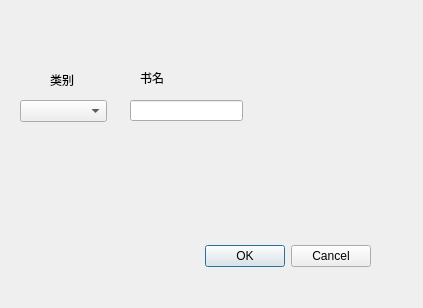
<?xml version="1.0" encoding="UTF-8"?>
<ui version="4.0">
 <class>AddBook</class>
 <widget class="QDialog" name="AddBook">
  <property name="geometry">
   <rect>
    <x>0</x>
    <y>0</y>
    <width>423</width>
    <height>308</height>
   </rect>
  </property>
  <property name="windowTitle">
   <string>Dialog</string>
  </property>
  <widget class="QDialogButtonBox" name="buttonBox">
   <property name="geometry">
    <rect>
     <x>30</x>
     <y>240</y>
     <width>341</width>
     <height>32</height>
    </rect>
   </property>
   <property name="orientation">
    <enum>Qt::Horizontal</enum>
   </property>
   <property name="standardButtons">
    <set>QDialogButtonBox::Cancel|QDialogButtonBox::Ok</set>
   </property>
  </widget>
  <widget class="QLineEdit" name="bookName">
   <property name="geometry">
    <rect>
     <x>130</x>
     <y>100</y>
     <width>113</width>
     <height>21</height>
    </rect>
   </property>
  </widget>
  <widget class="QComboBox" name="comboBox">
   <property name="geometry">
    <rect>
     <x>20</x>
     <y>100</y>
     <width>87</width>
     <height>22</height>
    </rect>
   </property>
  </widget>
  <widget class="QLabel" name="label">
   <property name="geometry">
    <rect>
     <x>50</x>
     <y>70</y>
     <width>72</width>
     <height>20</height>
    </rect>
   </property>
   <property name="text">
    <string>类别</string>
   </property>
  </widget>
  <widget class="QLabel" name="label_2">
   <property name="geometry">
    <rect>
     <x>140</x>
     <y>70</y>
     <width>72</width>
     <height>15</height>
    </rect>
   </property>
   <property name="text">
    <string>书名</string>
   </property>
  </widget>
 </widget>
 <resources/>
 <connections>
  <connection>
   <sender>buttonBox</sender>
   <signal>accepted()</signal>
   <receiver>AddBook</receiver>
   <slot>accept()</slot>
   <hints>
    <hint type="sourcelabel">
     <x>248</x>
     <y>254</y>
    </hint>
    <hint type="destinationlabel">
     <x>157</x>
     <y>274</y>
    </hint>
   </hints>
  </connection>
  <connection>
   <sender>buttonBox</sender>
   <signal>rejected()</signal>
   <receiver>AddBook</receiver>
   <slot>reject()</slot>
   <hints>
    <hint type="sourcelabel">
     <x>316</x>
     <y>260</y>
    </hint>
    <hint type="destinationlabel">
     <x>286</x>
     <y>274</y>
    </hint>
   </hints>
  </connection>
 </connections>
</ui>
